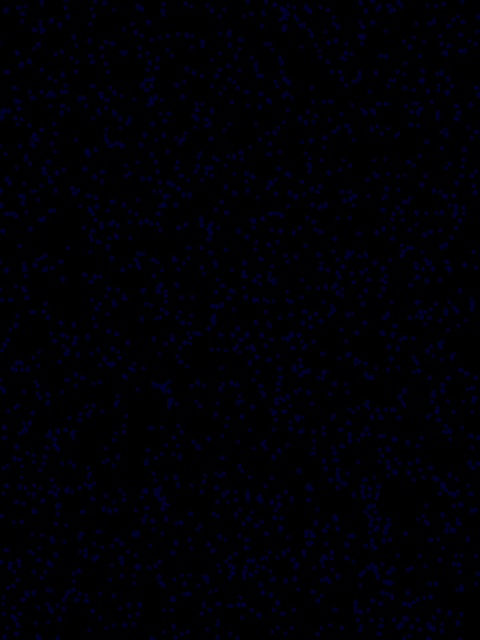
Frame 1 (no input)
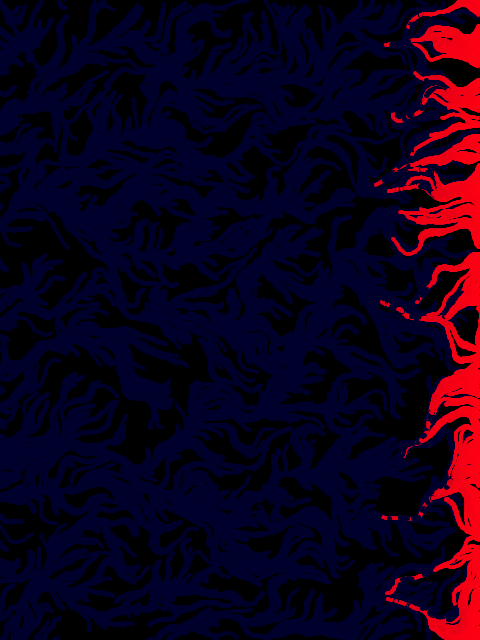
Frame 60 (the mouse pressed at the canvas centre just before this capture)
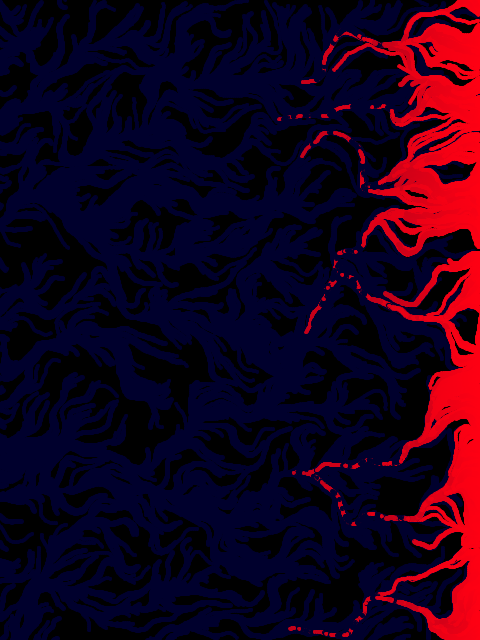
Frame 120 (the mouse held since frame 60 and released just before this capture)

The Processing sketch that drew these frames (run headless with seeded random() and noise(); from frame 60 on, the mouse is pressed at the canvas centre):

// Processing sketch: breathing
// ── breathing.pde
int nums = 2000;
Particle[] particles_a = new Particle[nums];
PImage img;

void setup(){
  size(480, 640);
  background(0);
  for(int i=0; i<nums; i++){
    particles_a[i] = new Particle((int) random(0, width),(int) random(0,height));
  }  
}

void  draw(){
  //background(0);
  for(int i=0; i<nums; i++) {
    particles_a[i].move();
    particles_a[i].display();
    particles_a[i].checkEdge();
  }  
}

// ── particle.pde
public class Particle {
  
  PVector vel;
  PVector dir;
  PVector pos;
  float speed;
  int radius;
  int scale;
  float red=0;
  
  Particle(int x, int y) {
    dir = new PVector(0, 0);
    vel = new PVector(0, 0);
    pos = new PVector(x, y);
    radius = (int) random(3,5);
    scale = 30;
    speed = 7/radius;
  }
  
  void move() {
    float angle = noise(pos.x/scale, pos.y/scale)*TWO_PI;
    dir.x = cos(angle);
    dir.y = sin(angle);
    vel.add(dir);
    vel.mult(speed);
    pos.add(vel);
    vel.x=0;
    vel.y=0;
  }
  
  void checkEdge(){
    if(pos.x > width || pos.x < 0 || pos.y > height || pos.y < 0){
      pos.x = width;//random(0, width);
      pos.y = random(0, height);
      red=255;
    }
  }

  void display(){
        
    red-=.5;
    if(red<0) {
      red=0;
    }
    
    stroke(red,0,45-red/10);
    fill(red,0,45-red/10);
    ellipse(pos.x, pos.y, radius, radius);
  }
  
}
